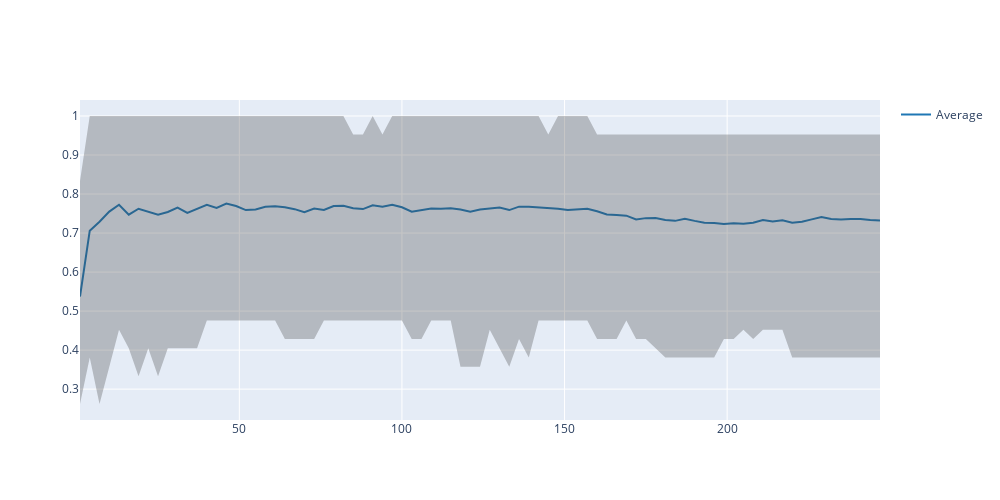

The code cell stored with this chart in its notebook:
### Code cell
import plotly.graph_objs as go
fig = go.Figure([
    go.Scatter(
        name = 'Average',
        x=accy['bins'],
        y=accy['avg'],
        mode='lines',
        line=dict(color='rgb(31, 119, 180)')
        
    ),
    go.Scatter(
        name='Upper Bound',
        x=accy['bins'],
        y=accy['max'],
        mode='lines',
        marker=dict(color="#444"),
        line=dict(width=0),
        showlegend=False
        
    ),
    go.Scatter(
        name='Lower Bound',
        x=accy['bins'],
        y=accy['min'],
        marker=dict(color="#444"),
        line=dict(width=0),
        mode='lines',
        fillcolor='rgba(68, 68, 68, 0.3)',
        fill='tonexty',
        showlegend=False
    )
])
#fig.update_xaxes(type='log')
fig.update_layout(
    autosize=False,
    width=1000,
    height=500,
    
)
